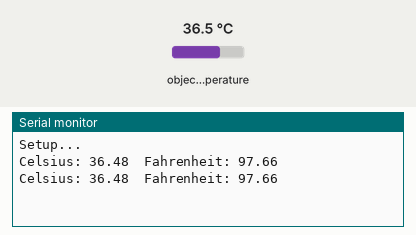
A sketch run on a simulated Arduino Uno, built with avr-gcc and run on an emulated ATmega328P. On the bench: the last lines printed to the serial monitor. Wiring (inferred from the names in the program): MLX90614 thermometer at I2C address 0x5A. The test bench sets the inputs (shaded band); at power-on: object temperature 36.5 °C.

Above: at 1.8 s.
1.9 s: object temperature set to 20 °C
At 2.8 s:
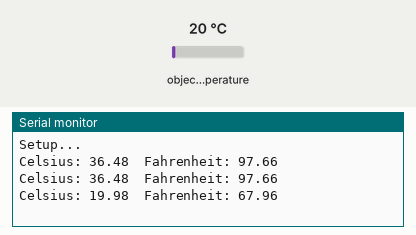
3.4 s: object temperature set to 26 °C
At 4.8 s:
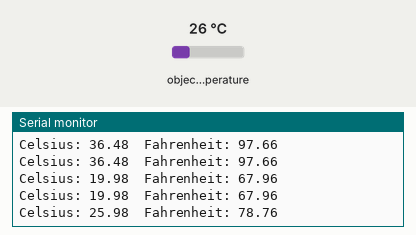
Timing chart, 0 to 6.4 s (numbered marks = the images above; inputs shaded):
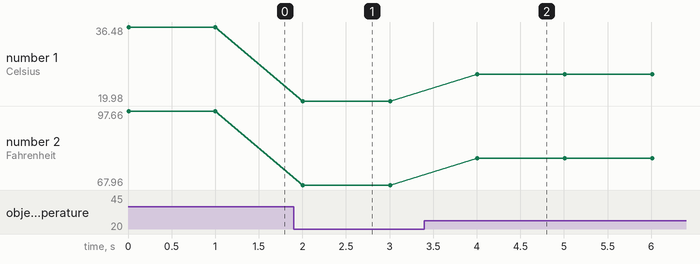

The sketch:

T00043x_PoC.ino
```cpp
/*
 * T00043x example
 *
 * status: proof of concept
 * done: reads the MLX90614 over I2C using the standard Wire library
 *
 * TODO: make a proper library including all the functions coming in the sensor's datasheet
 */

#include <Wire.h>

void setup(){
	Serial.begin(9600);
	Serial.println("Setup...");

        Wire.begin();
}

void loop(){
    int dev = 0x5A<<1;
    int data_low = 0;
    int data_high = 0;
    int pec = 0;

    Wire.beginTransmission(0x5A);
    Wire.write(0x07);
     Wire.endTransmission(false);

    Wire.requestFrom(0x5A, 3);    // request 6 bytes from slave device #2

    int i = 0;
    char c[] = {0, 0, 0};
    while(Wire.available())    // slave may send less than requested
    {
    c[i++] = Wire.read();    // receive a byte as character
    }

    data_low = c[0];
    data_high = c[1];
    pec = c[2];

    //This converts high and low bytes together and processes temperature, MSB is a error bit and is ignored for temps
    double tempFactor = 0.02; // 0.02 degrees per LSB (measurement resolution of the MLX90614)
    double tempData = 0x0000; // zero out the data
    int frac; // data past the decimal point

    // This masks off the error bit of the high byte, then moves it left 8 bits and adds the low byte.
    tempData = (double)(((data_high & 0x007F) << 8) + data_low);
    tempData = (tempData * tempFactor)-0.01;

    float celsius = tempData - 273.15;
    float fahrenheit = (celsius*1.8) + 32;

    Serial.print("Celsius: ");
    Serial.print(celsius);

    Serial.print("\tFahrenheit: ");
    Serial.println(fahrenheit);

    delay(1000); // wait a second before printing again
}
```

Measured:
- after the input at 1.9 s, the serial monitor: prints a new line after 0.10 s (image 1)
- after the input at 3.4 s, the serial monitor: prints a new line after 0.61 s (image 2)
- plotted number 1: 36.48 → 19.98 after the input at 1.9 s, 19.98 → 25.98 after the input at 3.4 s
- plotted number 2: 97.66 → 67.96 after the input at 1.9 s, 67.96 → 78.76 after the input at 3.4 s
